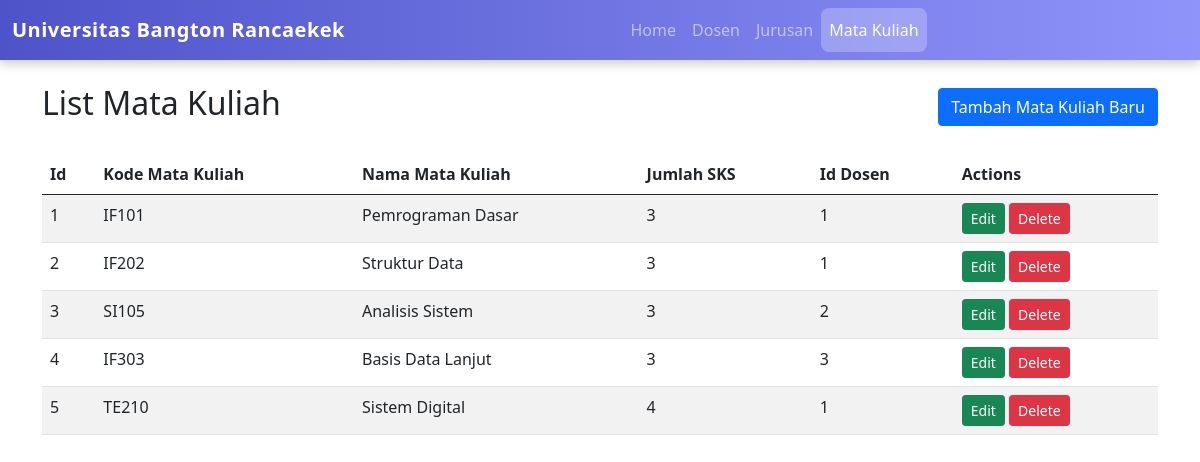
The app's page /index.php?controller=course&action=index with its own data.
### tables this page shows
CREATE TABLE `courses` (
  `id` int(11) NOT NULL,
  `course_code` varchar(20) NOT NULL,
  `course_name` varchar(100) NOT NULL,
  `sks` int(11) NOT NULL,
  `lecturer_id` int(11) NOT NULL
);

### controllers/BaseController.php (called while the page is built, shortened)
<?php
abstract class BaseController {
    protected function render($view, $data = []) {
        extract($data);
        include __DIR__ . '/../views/templates/header.php';
        include __DIR__ . '/../views/' . $view . '.php';
        include __DIR__ . '/../views/templates/footer.php';
    }
}
?>

### controllers/CourseController.php (called while the page is built, shortened)
<?php
require_once __DIR__ . '/BaseController.php';
require_once __DIR__ . '/../models/Course.php';
class CourseController extends BaseController {
    private $courseModel;
    public function __construct() {
        $this->courseModel = new Course();
    }
    public function index() {
        $courses = $this->courseModel->getAll();
        $this->render('Course/index', ['courses' => $courses]);
    }
}

### models/BaseModel.php (called while the page is built, shortened)
<?php
require_once __DIR__ . '/../config/Database.php';
abstract class BaseModel {
    public function __construct() {
        $database = new Database();
        $this->conn = $database->getConnection();
    }
}
?>

### config/database.php (called while the page is built, shortened)
<?php
class Database {
    private $host = "localhost";
    private $username = "root";
    private $password = "";
    private $db_name = "tp_mvc25";
    public function getConnection() {
        $this->conn = null;
        try {
            $this->conn = new mysqli($this->host, $this->username, $this->password, $this->db_name);
        }catch (Exception $e) {
            echo "Connection error: " . $e->getMessage();
        }
        return $this->conn;
    }
}
?>

### models/Course.php (called while the page is built, shortened)
<?php
require_once __DIR__ . '/BaseModel.php';
class Course extends BaseModel {
    protected $table = 'courses';
    public function getAll(){
        $sql = "SELECT * FROM {$this->table} ORDER BY id ASC";
        $result = $this->conn->query($sql);
        $courses = [];
        if ($result->num_rows > 0) {
            while ($row = $result->fetch_assoc()) {
                $courses[] = $row;
            }
        }
        return $courses;
    }
}

### views/Course/index.php (the view)
<div class="d-flex justify-content-between align-items-center mb-4">
    <h2>List Mata Kuliah</h2>
    <a href="index.php?controller=course&action=create" class="btn btn-primary">Tambah Mata Kuliah Baru</a>
</div>
<table class="table table-striped">
    <thead>
        <tr>
            <th>Id</th>
            <th>Kode Mata Kuliah</th>
            <th>Nama Mata Kuliah</th>
            <th>Jumlah SKS</th>
            <th>Id Dosen</th>
            <th>Actions</th>
        </tr>
    </thead>
    <tbody>
        <?php if (empty($courses)): ?>
            <tr>
                <td colspan="5" class="text-center">No courses found</td>
            </tr>
        <?php else: ?>
            <?php foreach ($courses as $course): ?>
                <tr>
                    <td><?php echo htmlspecialchars($course['id']); ?></td>
                    <td><?php echo htmlspecialchars($course['course_code']); ?></td>
                    <td><?php echo htmlspecialchars($course['course_name']); ?></td>
                    <td><?php echo htmlspecialchars($course['sks']); ?></td>
                    <td><?php echo htmlspecialchars($course['lecturer_id']); ?></td>
                    <td>
                        <a href="index.php?controller=course&action=edit&id=<?php echo $course['id']; ?>" class="btn btn-sm btn-success">Edit</a>
                        <a href="index.php?controller=course&action=delete&id=<?php echo $course['id']; ?>" class="btn btn-sm btn-danger" onclick="return confirm('Are you sure you want to delete this course?')">Delete</a>
                    </td>
                </tr>
            <?php endforeach; ?>
        <?php endif; ?>
</table>

### index.php (shortened to what this page needs)
<?php
require_once __DIR__. '/controllers/CourseController.php';
$controller = isset($_GET['controller']) ? $_GET['controller'] : 'home';
$action = isset($_GET['action']) ? $_GET['action'] : 'index';
switch ($controller) {
  case 'course':
      $courseController = new CourseController();
      switch ($action) {
          case 'index':
              $courseController->index();
              break;
      }
      break;
}
?>

### views/templates/header.php (shortened to what this page needs)
<!doctype html>
<html lang="en">
<head>
  <link href="../assets/css/bootstrap.min.css" rel="stylesheet">
</head>
<body>
  <nav class="navbar navbar-expand-lg navbar-dark navbar-custom">
    <div class="container-fluid">
      <a class="navbar-brand" href="index.php">
        Universitas Bangton Rancaekek
      </a>
      <div class="collapse navbar-collapse" id="navbarNav">
        <ul class="navbar-nav">
          <li class="nav-item">
            <a class="nav-link <?php echo (!isset($_GET['controller']) || $_GET['controller'] == '') ? 'active' : ''; ?>"
            href="index.php">Home</a>
          </li>
          <li class="nav-item">
            <a class="nav-link <?php echo (isset($_GET['controller']) && $_GET['controller'] == 'lecturer') ? 'active' : ''; ?>"
            href="index.php?controller=lecturer&action=index">Dosen</a>
          </li>
          <li class="nav-item">
            <a class="nav-link <?php echo (isset($_GET['controller']) && $_GET['controller'] == 'department') ? 'active' : ''; ?>"
            href="index.php?controller=department&action=index">Jurusan</a>
          </li>
          <li class="nav-item">
            <a class="nav-link <?php echo (isset($_GET['controller']) && $_GET['controller'] == 'course') ? 'active' : ''; ?>"
            href="index.php?controller=course&action=index">Mata Kuliah</a>
          </li>
        </ul>
      </div>
    </div>
  </nav>
  <div class="container my-4">

### views/templates/footer.php (shortened to what this page needs)
</div>
</body>
</html>

### views/templates/header.php (style rules this page uses)
.navbar-custom { background: linear-gradient(90deg, #4e54c8, #8f94fb); box-shadow: 0 4px 10px rgba(0,0,0,0.2); }
.navbar-nav { margin: auto; }
.navbar-nav .nav-link { padding: 10px 18px; font-weight: 500; border-radius: 8px; transition: 0.25s; }
.navbar-nav .nav-link.active { background: rgba(255,255,255,0.25); backdrop-filter: blur(4px); border-radius: 8px; }
.navbar-brand { font-weight: bold; letter-spacing: 0.5px; }

### records on screen
courses: id "1", course_code "IF101", course_name "Pemrograman Dasar", sks "3", lecturer "1"
courses: id "2", course_code "IF202", course_name "Struktur Data", sks "3", lecturer "1"
courses: id "3", course_code "SI105", course_name "Analisis Sistem", sks "3", lecturer "2"
courses: id "4", course_code "IF303", course_name "Basis Data Lanjut", sks "3", lecturer "3"
courses: id "5", course_code "TE210", course_name "Sistem Digital", sks "4", lecturer "1"
